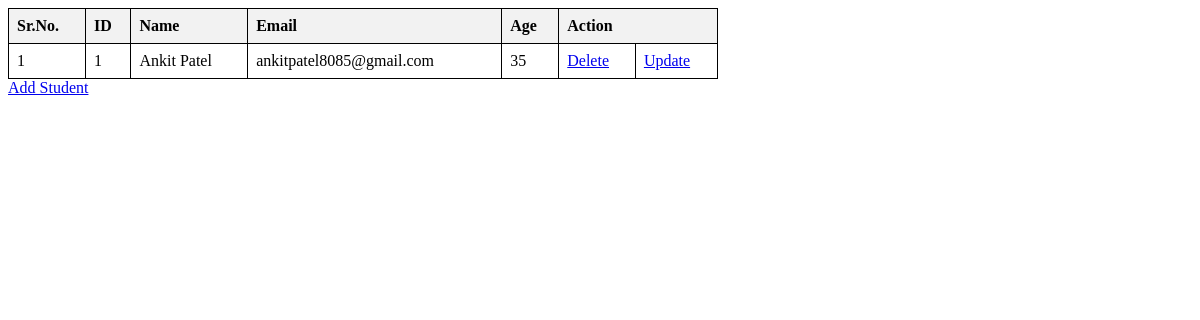
Page /display on the earlier database version.
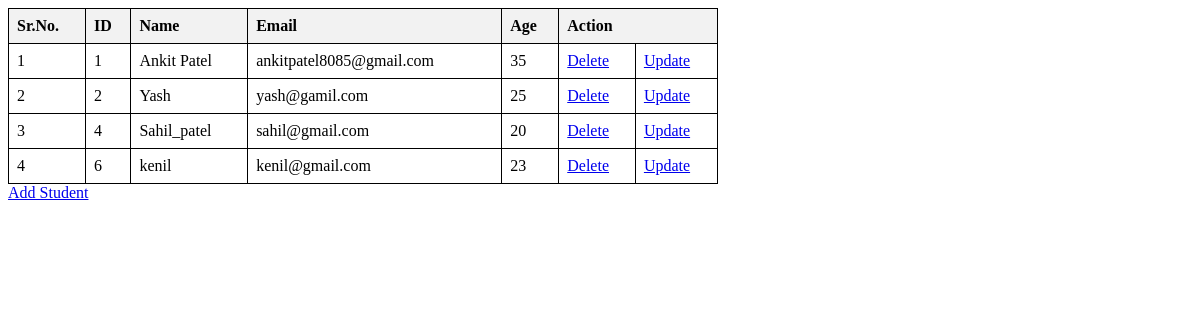
Same page on the later database version.
### myapp/models.py (models this page shows)
class Student(models.Model):
    name = models.CharField(max_length=20)
    email = models.CharField(max_length=50)
    age = models.IntegerField()

### myapp/views.py (the view)
# urls.py: path("display",display,name="display"),
def display(request):
    students=Student.objects.all()
    return render(request,"display.html",{"students":students})

### myapp/templates/display.html (shortened to what this page needs)
<!DOCTYPE html>
<html>
<head>
</head>
<body>
    <table>
        <thead>
            <tr>
                <th>Sr.No.</th>
                <th>ID</th>
                <th>Name</th>
                <th>Email</th>
                <th>Age</th>
                <th colspan="2">Action</th>
            </tr>
        </thead>
        <tbody>
            {%for Student in students%}
            <tr>
                <td>{{forloop.counter}}</td>
                <td>{{Student.id}}</td>
                <td>{{Student.name}}</td>
                <td>{{Student.email}}</td>
                <td>{{Student.age}}</td>
                <td><a href="{%url 'delete'%}?id={{Student.id}}" class="btn btn-danger">Delete</a></td>
                <td><a href="{%url 'update'%}?id={{Student.id}}" class="btn btn-primary">Update</a></td>
            </tr>
            {%endfor%}
        </tbody>
    </table>
    <a href="{%url 'index'%}" class="btn btn-info">Add Student</a>
</body>
</html>

Differences in the rows shown:
added Student: id "2", name "Yash", email "yash@gamil.com", age "25"
added Student: id "4", name "Sahil_patel", email "sahil@gmail.com", age "20"
added Student: id "6", name "kenil", email "kenil@gmail.com", age "23"
